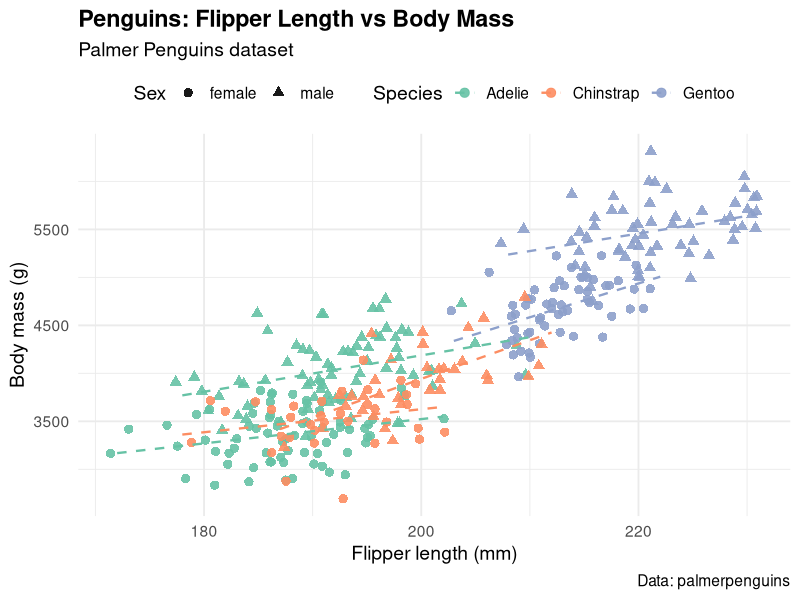
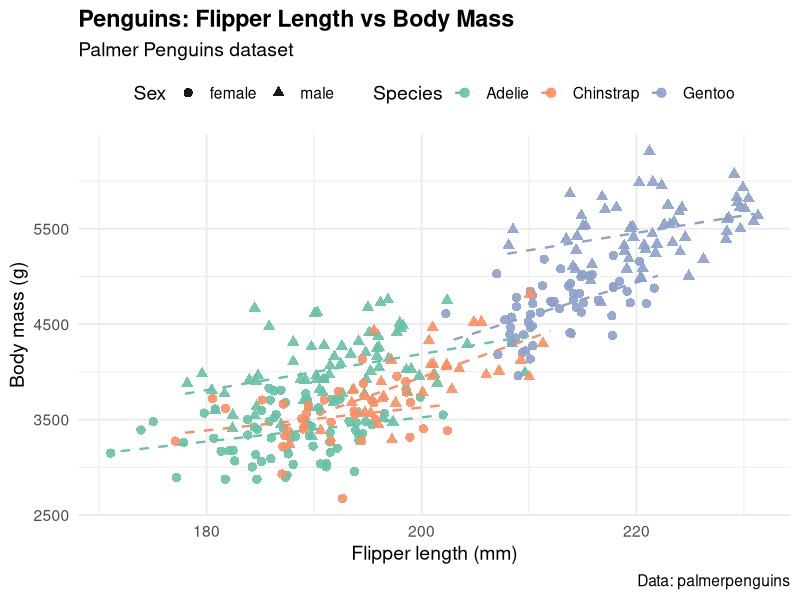

These figures' R source, in order:
## ---- chunk 1
#| message: false
library(tidyverse)
library(palmerpenguins)
## ---- chunk 2
#| echo: false
penguins
## ---- chunk 3
#| message: false
#| warning: false
#| echo: false
# Create a polished ggplot using tidyverse + palmerpenguins
library(ggplot2)

penguins_clean <- penguins %>%
	drop_na(flipper_length_mm, body_mass_g, species, sex)

p <- penguins_clean %>%
	ggplot(aes(x = flipper_length_mm, y = body_mass_g, color = species, shape = sex)) +
	geom_jitter(width = 1, height = 30, size = 2.8, alpha = 0.9) +
	geom_smooth(method = "lm", se = FALSE, linetype = "dashed", size = 0.8) +
	scale_color_brewer(palette = "Set2") +
	labs(
		title = "Penguins: Flipper Length vs Body Mass",
		subtitle = "Palmer Penguins dataset",
		x = "Flipper length (mm)",
		y = "Body mass (g)",
		color = "Species",
		shape = "Sex",
		caption = "Data: palmerpenguins"
	) +
	theme_minimal(base_size = 14) +
	theme(legend.position = "top", plot.title = element_text(face = "bold"))

# Ensure plots directory exists and save
if (!dir.exists("plots")) dir.create("plots")
ggsave(filename = "plots/penguins-plot.png", plot = p, width = 8, height = 6, dpi = 300)

p
